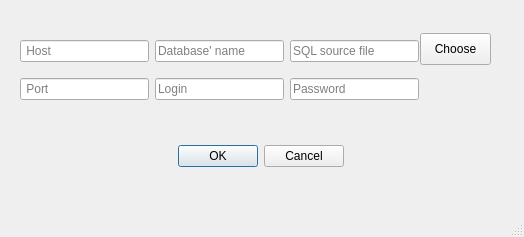
<?xml version="1.0" encoding="UTF-8"?>
<ui version="4.0">
 <class>MainWindow</class>
 <widget class="QMainWindow" name="MainWindow">
  <property name="geometry">
   <rect>
    <x>0</x>
    <y>0</y>
    <width>524</width>
    <height>237</height>
   </rect>
  </property>
  <property name="windowTitle">
   <string>MainWindow</string>
  </property>
  <widget class="QWidget" name="centralwidget">
   <widget class="QDialogButtonBox" name="confirmationButtons">
    <property name="geometry">
     <rect>
      <x>170</x>
      <y>140</y>
      <width>174</width>
      <height>32</height>
     </rect>
    </property>
    <property name="standardButtons">
     <set>QDialogButtonBox::Cancel|QDialogButtonBox::Ok</set>
    </property>
    <property name="centerButtons">
     <bool>false</bool>
    </property>
   </widget>
   <widget class="QPushButton" name="chooseFileButton">
    <property name="geometry">
     <rect>
      <x>420</x>
      <y>33</y>
      <width>71</width>
      <height>32</height>
     </rect>
    </property>
    <property name="text">
     <string>Choose</string>
    </property>
   </widget>
   <widget class="QWidget" name="">
    <property name="geometry">
     <rect>
      <x>20</x>
      <y>30</y>
      <width>399</width>
      <height>81</height>
     </rect>
    </property>
    <layout class="QVBoxLayout" name="verticalLayout">
     <item>
      <layout class="QHBoxLayout" name="horizontalLayout">
       <item>
        <widget class="QLineEdit" name="hostTF">
         <property name="placeholderText">
          <string> Host</string>
         </property>
        </widget>
       </item>
       <item>
        <widget class="QLineEdit" name="dbNameTF">
         <property name="text">
          <string/>
         </property>
         <property name="placeholderText">
          <string>Database' name</string>
         </property>
        </widget>
       </item>
       <item>
        <widget class="QLineEdit" name="fileTF">
         <property name="placeholderText">
          <string>SQL source file</string>
         </property>
        </widget>
       </item>
      </layout>
     </item>
     <item>
      <layout class="QHBoxLayout" name="horizontalLayout_2">
       <item>
        <widget class="QLineEdit" name="portTF">
         <property name="placeholderText">
          <string> Port</string>
         </property>
        </widget>
       </item>
       <item>
        <widget class="QLineEdit" name="loginTF">
         <property name="text">
          <string/>
         </property>
         <property name="placeholderText">
          <string>Login</string>
         </property>
        </widget>
       </item>
       <item>
        <widget class="QLineEdit" name="passwordTF">
         <property name="placeholderText">
          <string>Password</string>
         </property>
        </widget>
       </item>
      </layout>
     </item>
    </layout>
   </widget>
  </widget>
  <widget class="QMenuBar" name="menubar">
   <property name="geometry">
    <rect>
     <x>0</x>
     <y>0</y>
     <width>524</width>
     <height>22</height>
    </rect>
   </property>
  </widget>
  <widget class="QStatusBar" name="statusbar"/>
 </widget>
 <resources/>
 <connections/>
</ui>
